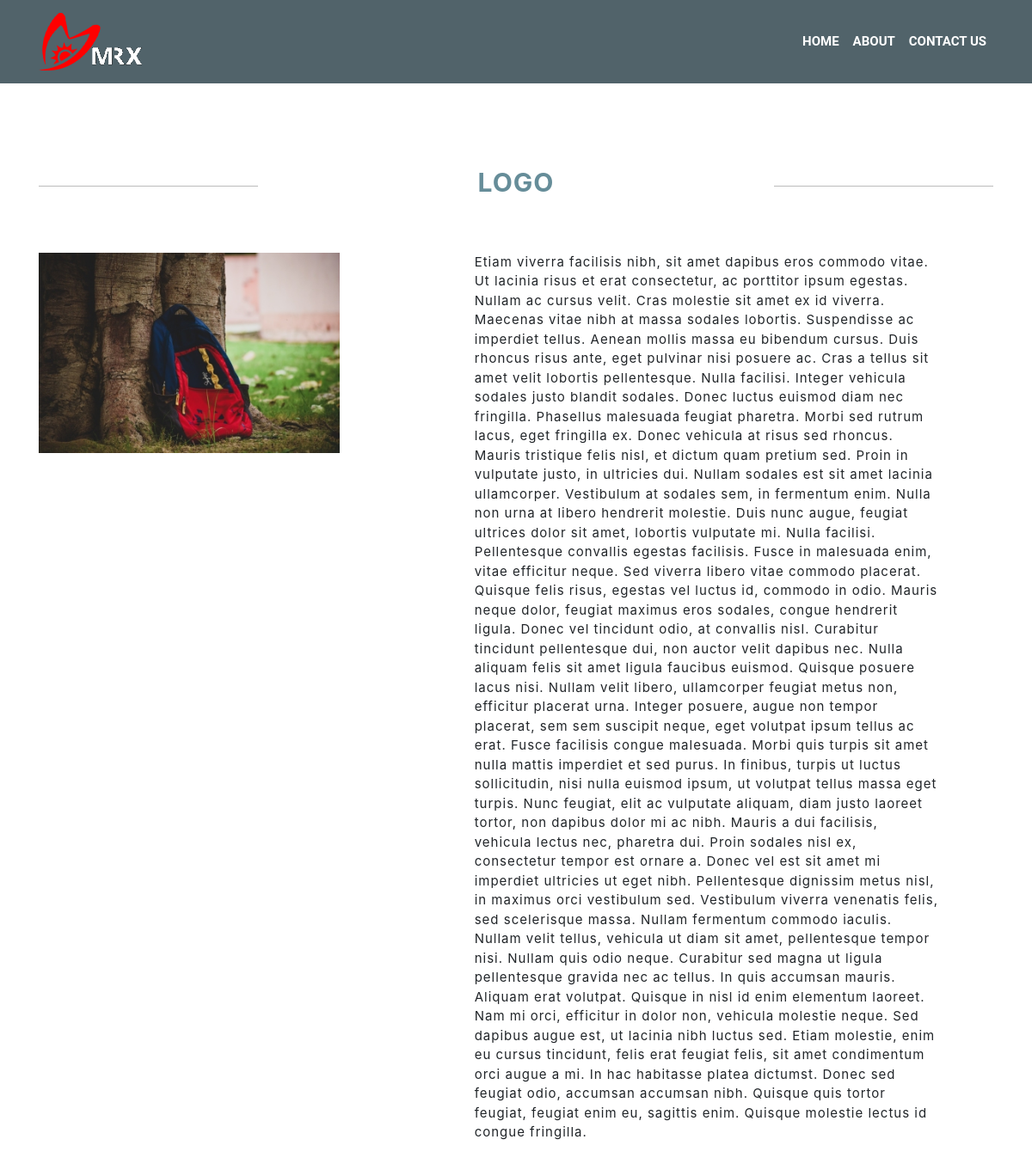
The app's page /productDetails.php?id=20 with its own data.
### tables this page shows
CREATE TABLE `products` (
  `id` int(10) NOT NULL,
  `img` varchar(150) NOT NULL,
  `title` varchar(50) NOT NULL,
  `description` varchar(5000) NOT NULL
);

### productDetails.php (the view, shortened to what this page needs)
<?php include 'admin/connection.php';
	$id = $_GET["id"];
	$sql = "SELECT * FROM products WHERE id = '$id'";
	$result = $conn->query($sql);
	if ($result->num_rows == 1) {
		$row = $result->fetch_assoc();
		$title = $row['title'];
		$img = $row['img'];
		$desc = $row['description'];
	}
?>
<!DOCTYPE html>
<html>
<head>
	<link rel="stylesheet" type="text/css" href="css/style.css">
	<link rel="stylesheet" type="text/css" href="css/about.css">
	<link href="https://unpkg.com/aos@2.3.1/dist/aos.css" rel="stylesheet">
	<link rel="stylesheet" href="https://maxcdn.bootstrapcdn.com/bootstrap/4.3.1/css/bootstrap.min.css">
</head>
<body>
		<nav class="navbar navbar-expand-md fixed-top headersetting" id="header-nav">
			<div class="container">
				<a href="index.php" class="navbar-brand" data-aos="fade-down"><img src="img/logo.png" id="logo"></a>
				<div class="collapse navbar-collapse text-center" id="collapsenavbar" data-aos="fade-down">
					<ul class="navbar-nav ml-auto">
						<li class="nav-item">
							<a href="index.php" class="nav-link text-white" id="navlink1">HOME</a>
						</li>
						<li class="nav-item">
							<a href="about.html" class="nav-link text-white" id="navlink2">ABOUT</a>
						</li>
						<li class="nav-item">
							<a href="contactUs.html" class="nav-link text-white" id="navlink3">CONTACT US</a>
						</li>
					</ul>
				</div>
			</div>
		</nav>
	<section class="container text-center aboutcompany">
		<div class="row frow">
			<div class="col-lg-3 col-md-3 col-sm-12 col-10 d-block m-auto">
				<hr>
			</div>
			<div class="col-lg-6 col-md-6 col-sm-12 col-10 d-block m-auto">
				<h1 data-aos="fade-down"><?php echo $title; ?></h1>
			</div>
			<div class="col-lg-3 col-md-3 col-sm-12 col-10 d-block m-auto">
				<hr>
			</div>
		</div>
		<div class="row srow" style="padding-bottom: 12.5%">
			<div class="col-lg-4 col-md-4 col-sm-12 col-10 d-block mr-auto">
				<div data-aos="fade-right" data-aos-duration="500">
					<img src="<?php echo 'admin/'.$img; ?>">
				</div>
			</div>
			<div class="col-lg-6 col-md-6 col-sm-12 col-10 d-block m-auto" data-aos="fade-left" data-aos-duration="500">
				<p><?php echo $desc; ?></p>
			</div>
		</div>
	</section>
</body>
</html>

### css/style.css (style rules this page uses)
body { font-family: Raleway, Arial, Helvetica, sans-serif; }
.headersetting { transition: 0.5s ease; background: transparent; }
li a { font-family: roboto; font-weight: bold; }
hr { background-color: #D0D0D0; border-color: #D0D0D0; color: #D0D0D0; }

### css/about.css (style rules this page uses)
.frow { margin-top: 12.5%; padding-top: 5% }
.srow, .trow, .frrow, .fvrow, .sxrow { padding-top: 5%; text-align: left; }
.srow img { width: 100%; }
.aboutcompany h1 { font-size: 30px; color: #668D99; font-weight: bold; letter-spacing: 1px; }
p { letter-spacing: 1px; font-size: 15px }
ul li { font-size: 15px; font-weight: lighter; color: #50586b }
.headersetting { background-color: #51636A!important; }

### records on screen
products: title "LOGO", img (picture), description "Etiam viverra facilisis nibh, sit amet dapibus eros commodo vitae. Ut lacinia risus et erat consectetur, ac porttitor ipsum egestas. Nullam ac cursus velit. Cras molestie sit amet ex id viverra. Maecenas vitae nibh at massa sodales lobortis. Suspendisse ac imperdiet tellus. Aenean mollis massa eu bibendum cursus. Duis rhoncus risus ante, eget pulvinar nisi posuere ac. Cras a tellus sit amet velit lobortis pellentesque. Nulla facilisi. Integer vehicula sodales justo blandit sodales. Donec luctus euismod diam nec fringilla. Phasellus malesuada feugiat pharetra. Morbi sed rutrum lacus, eget fringilla ex. Donec vehicula at risus sed rhoncus. Mauris tristique felis nisl, et dictum quam pretium…"
